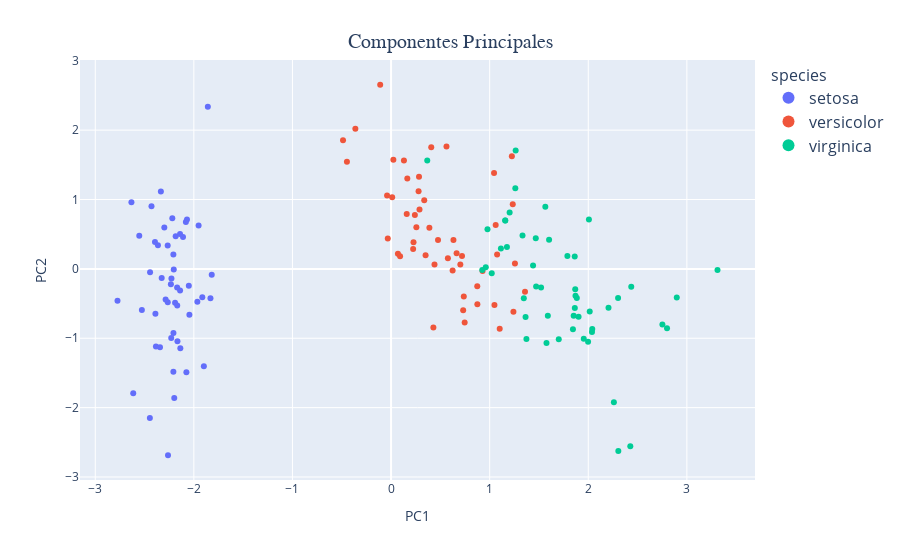

The code cell stored with this chart in its notebook:
### Code cell
fig = px.scatter(
    Y, x='PC1', y='PC2', color='species'
)
fig = fig.update_layout(
    title=dict(
        text="Componentes Principales", xref='container', x=0.5,
        yref='container', y=0.94, font=dict(family='Arial', size=20)
    ), 
    legend=dict(
        font=dict(size=16), title=dict(font=dict(size=16)), 
        itemsizing='constant',
    )
)
fig.show()

### Figure 1 — Plotly figure (JSON) as saved in the notebook; plotly's stock layout.template omitted (floating-point values rounded to 4 significant figures)
{"data": [{"hovertemplate": "species=setosa<br>PC1=%{x}<br>PC2=%{y}<extra></extra>", "legendgroup": "setosa", "marker": {"color": "#636efa", "symbol": "circle"}, "mode": "markers", "name": "setosa", "orientation": "v", "showlegend": true, "type": "scatter", "x": [-2.265, -2.081, -2.364, -2.299, -2.39, -2.076, -2.444, -2.233, -2.335, -2.184, -2.166, -2.326, -2.218, -2.633, -2.199, -2.262, -2.208, -2.19, -1.899, -2.343, -1.914, -2.207, -2.774, -1.819, -2.227, -1.952, -2.051, -2.169, -2.14, -2.265, -2.14, -1.832, -2.615, -2.446, -2.11, -2.208, -2.045, -2.527, -2.43, -2.17, -2.286, -1.858, -2.554, -1.964, -2.137, -2.07, -2.385, -2.394, -2.229, -2.204], "xaxis": "x", "y": [-0.48, 0.6741, 0.3419, 0.5974, -0.6468, -1.489, -0.04764, -0.2231, 1.115, 0.469, -1.044, -0.1331, 0.7287, 0.9615, -1.86, -2.686, -1.484, -0.4888, -1.405, -1.128, -0.4089, -0.9241, -0.4583, -0.08556, -0.1373, 0.6256, -0.2422, -0.5271, -0.3132, 0.3377, 0.5045, -0.4237, -1.794, -2.151, 0.4602, 0.2061, -0.6616, -0.5923, 0.9042, -0.2689, -0.4417, 2.337, 0.4791, -0.4723, -1.142, 0.7111, -1.12, 0.3862, -0.998, -0.009216], "yaxis": "y"}, {"hovertemplate": "species=versicolor<br>PC1=%{x}<br>PC2=%{y}<extra></extra>", "legendgroup": "versicolor", "marker": {"color": "#EF553B", "symbol": "circle"}, "mode": "markers", "name": "versicolor", "orientation": "v", "showlegend": true, "type": "scatter", "x": [1.102, 0.7313, 1.241, 0.4075, 1.075, 0.3887, 0.7465, -0.4873, 0.9279, 0.01143, -0.1102, 0.4407, 0.5621, 0.7196, -0.03335, 0.8754, 0.3503, 0.1588, 1.225, 0.1649, 0.7377, 0.4763, 1.234, 0.6329, 0.7027, 0.8743, 1.257, 1.358, 0.6648, -0.04026, 0.1308, 0.02345, 0.2415, 1.061, 0.224, 0.4291, 1.049, 1.045, 0.06959, 0.2835, 0.2791, 0.6246, 0.3365, -0.3622, 0.2886, 0.09136, 0.2277, 0.5764, -0.4477, 0.2567], "xaxis": "x", "y": [-0.863, -0.5946, -0.6163, 1.754, 0.2084, 0.5933, -0.773, 1.852, -0.03223, 1.034, 2.654, 0.0633, 1.765, 0.1862, 0.439, -0.5091, 0.1963, 0.7921, 1.622, 1.303, -0.3966, 0.4173, 0.9333, 0.4164, 0.06341, -0.2508, 0.07726, -0.3313, 0.2259, 1.059, 1.562, 1.572, 0.7773, 0.6338, 0.2878, -0.8456, -0.5221, 1.383, 0.2195, 1.329, 1.12, -0.02492, 0.9884, 2.019, 0.8557, 0.1812, 0.3849, 0.1549, 1.544, 0.5989], "yaxis": "y"}, {"hovertemplate": "species=virginica<br>PC1=%{x}<br>PC2=%{y}<extra></extra>", "legendgroup": "virginica", "marker": {"color": "#00cc96", "symbol": "circle"}, "mode": "markers", "name": "virginica", "orientation": "v", "showlegend": true, "type": "scatter", "x": [1.845, 1.158, 2.205, 1.44, 1.868, 2.752, 0.367, 2.302, 2.007, 2.26, 1.364, 1.603, 1.884, 1.26, 1.468, 1.59, 1.471, 2.426, 3.311, 1.264, 2.038, 0.978, 2.898, 1.333, 1.701, 1.954, 1.175, 1.021, 1.788, 1.864, 2.436, 2.305, 1.863, 1.114, 1.202, 2.799, 1.576, 1.346, 0.9248, 1.852, 2.015, 1.902, 1.158, 2.041, 1.998, 1.871, 1.565, 1.521, 1.373, 0.9607], "xaxis": "x", "y": [-0.8704, 0.6989, -0.562, 0.04699, -0.295, -0.8004, 1.562, -0.4201, 0.7114, -1.921, -0.6928, 0.4217, -0.4192, 1.162, 0.4423, -0.6762, -0.2556, -2.557, -0.01778, 1.707, -0.9105, 0.5718, -0.4136, 0.4818, -1.014, -1.008, 0.3164, -0.06435, 0.1874, -0.5623, -0.2593, -2.626, 0.1785, 0.2929, 0.8113, -0.8568, -1.069, -0.4224, -0.01722, -0.6761, -0.6139, -0.6896, 0.6989, -0.8675, -1.049, -0.387, 0.8967, -0.2691, -1.011, 0.02433], "yaxis": "y"}], "layout": {"legend": {"font": {"size": 16}, "itemsizing": "constant", "title": {"font": {"size": 16}, "text": "species"}, "tracegroupgap": 0}, "margin": {"t": 60}, "title": {"font": {"family": "Arial", "size": 20}, "text": "Componentes Principales", "x": 0.5, "xref": "container", "y": 0.94, "yref": "container"}, "xaxis": {"anchor": "y", "domain": [0, 1], "title": {"text": "PC1"}}, "yaxis": {"anchor": "x", "domain": [0, 1], "title": {"text": "PC2"}}}}
